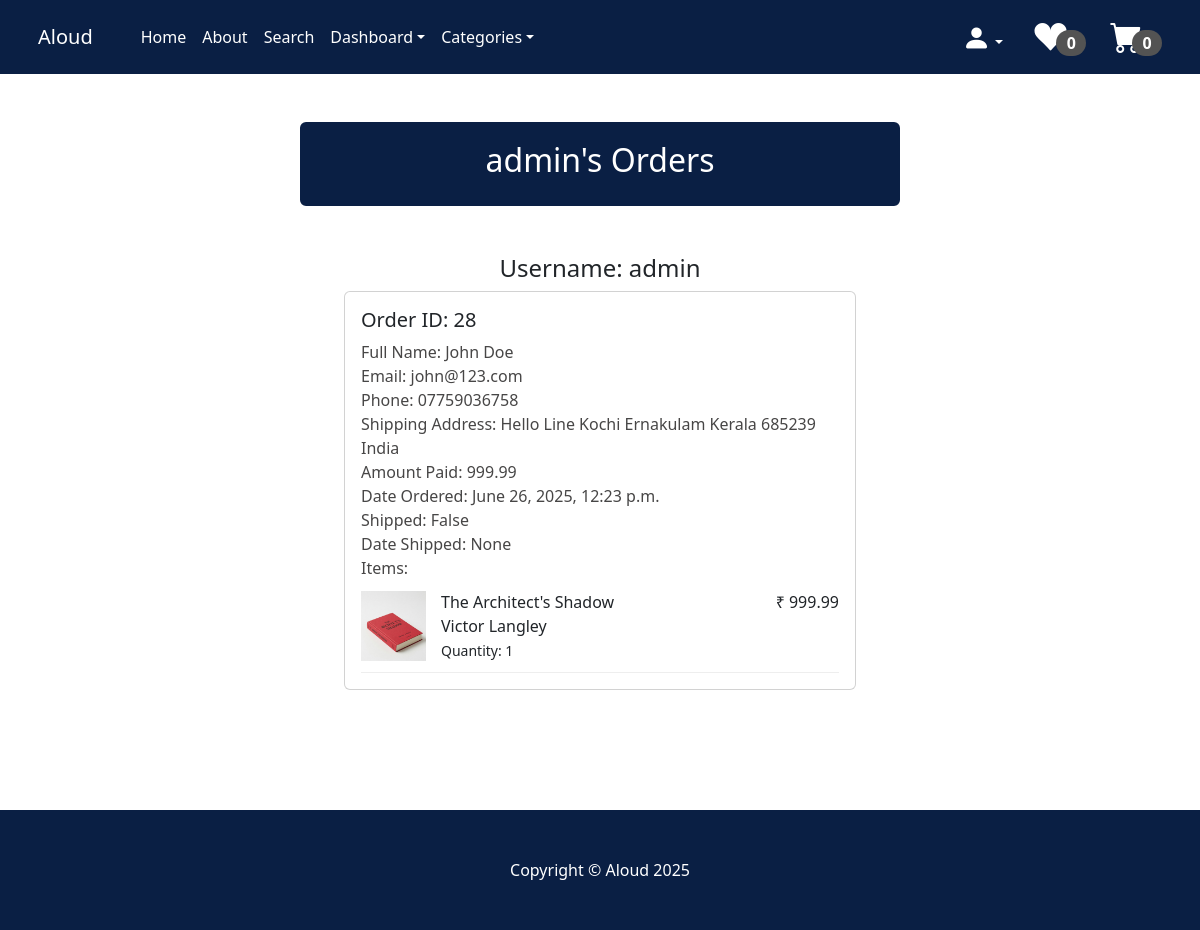
The app's page /order_dash/1/ (signed in) with its own data.
### payment/models.py (models this page shows, shortened)
class Order(models.Model):
    user = models.ForeignKey(User, on_delete=models.CASCADE, null=True, blank=True)
    full_name=models.CharField(max_length=300)
    email=models.EmailField(max_length=250)
    phone=models.CharField(max_length=20)
    shipping_address=models.TextField(max_length=10000)
    amount_paid=models.DecimalField(max_digits=10, decimal_places=2)
    date_ordered=models.DateTimeField(auto_now_add=True)
    shipped = models.BooleanField(default=False)
    date_shipped = models.DateTimeField(blank=True, null=True)

class OrderItem(models.Model):
    order = models.ForeignKey(Order, on_delete=models.CASCADE, null=True)
    product = models.ForeignKey(Product, on_delete=models.CASCADE, null=True)
    user = models.ForeignKey(User, on_delete=models.CASCADE, null=True, blank=True)
    quantity = models.PositiveBigIntegerField(default=1)
    price = models.DecimalField(max_digits=10, decimal_places=2)

### store/models.py (models this page shows, shortened)
class Product(models.Model):
    book_id = models.CharField(max_length=10)
    name = models.CharField(max_length=50)
    author = models.CharField(max_length=50)
    price = models.DecimalField(default=0, decimal_places=2, max_digits=9)
    category = models.ForeignKey(Category, on_delete=models.CASCADE, default=1)
    stock = models.PositiveIntegerField(null=False, blank=False, default=0)
    description = models.TextField(max_length=1000, default='', blank=True, null=True)
    image = models.ImageField(upload_to='uploads/product')
    is_sale = models.BooleanField(default=False)
    sale_price = models.DecimalField(default=0, decimal_places=2, max_digits=9)

### store/views.py (the view)
# urls.py: path('order_dash/<int:user>/', views.order_dash, name= 'order_dash'),       #To view the orders of each signedup users in the dashboard
def order_dash(request, user):
    if request.user.is_authenticated and request.user.is_superuser:
        user_instance = get_object_or_404(User, id=user)
        orders = Order.objects.filter(user=user_instance)
        items = OrderItem.objects.filter(order__in=orders)
        return render(request, 'order_dash.html', {'orders': orders, 'user_instance': user_instance, 'items': items})
    else:
        messages.success(request, 'Access denied to this page')
        return redirect('home')

### cart/cart.py (called while the page is built)
    def __len__(self):
        return sum(self.cart.values())

### cart/context_processors.py (called while the page is built)
def cart(request):
    return{'cart':Cart(request)}

### store/context_processors.py (called while the page is built)
def categories_processor(request):
    return {
        'categories': Category.objects.all()
    }

### store/models.py (called while the page is built)
    def __str__(self):
        return self.name

### wishlist/context_processors.py (called while the page is built)
def wishlist(request):
    wishlist = Wishlist(request)
    return {
        'wishlist': wishlist.wishlist  # or just 'wishlist': wishlist to use its methods
    }

### store/templates/order_dash.html (shortened to what this page needs)
{% extends 'base.html' %}
{% block content %}
    <div class="container">
        <div class="row">
            <center>
                <div class="col-12">
<br/><br/>
<div class="card" style= "width: 600px; border-width: 3px; border-color: #0a1f44;">
  <div class="card-body" style="background: #0a1f44;">
        <h2 style="color: white;">{{user_instance.username}}'s Orders</h2>
  </div>
</div>
<br/><br/>
<h4>Username: {{user_instance.username}}</h4>
{% if orders %}
{% for order in orders %}
<div class="card" style="width: 32rem;">
  <div class="card-body" style="text-align: left;">
      <h5>Order ID: <td>{{order.id}}</td></h5>
      <B style="color: rgb(71, 70, 70); font-weight: 400;">Full Name:</B> <B style="color: rgb(71, 70, 70); font-weight: 300;">{{order.full_name}}</B><br/>
      <B style="color: rgb(71, 70, 70); font-weight: 400;">Email:</B> <B style="color: rgb(71, 70, 70); font-weight: 300;">{{order.email}}</B><br/>
      <B style="color: rgb(71, 70, 70); font-weight: 400;">Phone:</B> <B style="color: rgb(71, 70, 70); font-weight: 300;">{{order.phone}}</B><br/>
      <B style="color: rgb(71, 70, 70); font-weight: 400;">Shipping Address:</B> <B style="color: rgb(71, 70, 70); font-weight: 300;">{{order.shipping_address}}</B><br/>
      <B style="color: rgb(71, 70, 70); font-weight: 400;">Amount Paid:</B> <B style="color: rgb(71, 70, 70); font-weight: 300;">{{order.amount_paid}}</B><br/>
      <B style="color: rgb(71, 70, 70); font-weight: 400;">Date Ordered:</B> <B style="color: rgb(71, 70, 70); font-weight: 300;">{{order.date_ordered}}</B><br/>
      <B style="color: rgb(71, 70, 70); font-weight: 400;">Shipped:</B> <B style="color: rgb(71, 70, 70); font-weight: 300;">{{order.shipped}}</B><br/>
      <B style="color: rgb(71, 70, 70); font-weight: 400;">Date Shipped:</B> <B style="color: rgb(71, 70, 70); font-weight: 300;">{{order.date_shipped}}</B><br/>
            <B style="color: rgb(71, 70, 70); font-weight: 400;">Items:</B> <br/>
      {% for item in items %}
        <div class="item-container">
      <div class="item-image">
        <img src="{{ item.product.image.url }}" alt="{{ item.name }}">
      </div>
      <div class="item-details">
        <div class="item-left">
          <B style="font-weight: 500;">{{ item.product.name }}</B><br/>
          {{ item.product.author }}<br/>
              <small>Quantity: {{ item.quantity }}</small>
        </div>
        <div class="item-right">
            ₹ {{ item.price }}
        </div>
      </div>
    </div>
  {% endfor %}
  </div>
</div>
<br/>
{% endfor %}
{% else %}
No Orders Yet
{% endif %}
<br/><br/><br/><br/>
                </div>
            </center>
        </div>
    </div>
{% endblock %}

### store/templates/order_dash.html (style rules this page uses)
.item-container { display: flex; align-items: center; justify-content: space-between; border-bottom: 1px solid #eee; padding: 10px 0; }
.item-image { flex: 0 0 auto; margin-right: 15px; }
.item-image img { height: 70px; width: 65px; }
.item-details { flex-grow: 1; display: flex; justify-content: space-between; width: 100%; }
.item-left { text-align: left; }
.item-right { text-align: right; white-space: nowrap; margin-left: 20px; }

### records on screen
Order: id "28", full_name "John Doe", email "john@123.com", phone "07759036758", shipping_address "Hello Line Kochi Ernakulam Kerala 685239 India", amount_paid "999.99", date_ordered "June 26, 2025, 12:23 p.m.", shipped "False", date_shipped "None"
OrderItem: product.image (picture), product.name "The Architect's Shadow", product.author "Victor Langley", quantity "1", price "999.99"

### other values on screen
{{ wishlist|length }} "0"
{{ cart|length }} "0"
{{ user_instance.username }} "admin"
